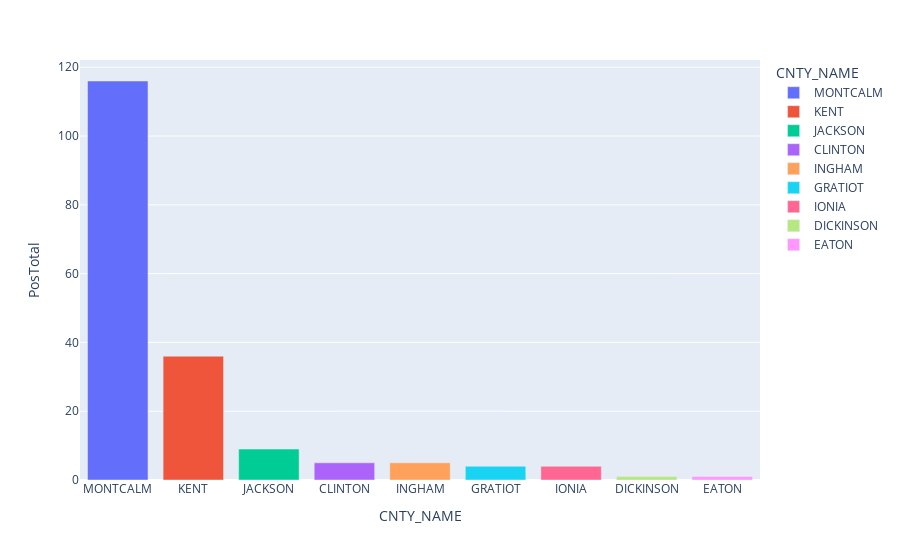

The cell this chart's notebook holds for it:
### Code cell
cwd2 = cwd2[:]
fig = px.bar(cwd2, x='CNTY_NAME', y='PosTotal', color='CNTY_NAME')
# fig.update(mode='markers+lines', hovertemplate=None)
fig.update_layout(hovermode='x')

fig.show()

### Figure 1 — Plotly figure (JSON) as saved in the notebook; plotly's stock layout.template omitted (floating-point values rounded to 4 significant figures)
{"data": [{"alignmentgroup": "True", "hovertemplate": "CNTY_NAME=%{x}<br>PosTotal=%{y}<extra></extra>", "legendgroup": "MONTCALM", "marker": {"color": "#636efa", "pattern": {"shape": ""}}, "name": "MONTCALM", "offsetgroup": "MONTCALM", "orientation": "v", "showlegend": true, "textposition": "auto", "type": "bar", "x": ["MONTCALM"], "xaxis": "x", "y": [116], "yaxis": "y"}, {"alignmentgroup": "True", "hovertemplate": "CNTY_NAME=%{x}<br>PosTotal=%{y}<extra></extra>", "legendgroup": "KENT", "marker": {"color": "#EF553B", "pattern": {"shape": ""}}, "name": "KENT", "offsetgroup": "KENT", "orientation": "v", "showlegend": true, "textposition": "auto", "type": "bar", "x": ["KENT"], "xaxis": "x", "y": [36], "yaxis": "y"}, {"alignmentgroup": "True", "hovertemplate": "CNTY_NAME=%{x}<br>PosTotal=%{y}<extra></extra>", "legendgroup": "JACKSON", "marker": {"color": "#00cc96", "pattern": {"shape": ""}}, "name": "JACKSON", "offsetgroup": "JACKSON", "orientation": "v", "showlegend": true, "textposition": "auto", "type": "bar", "x": ["JACKSON"], "xaxis": "x", "y": [9], "yaxis": "y"}, {"alignmentgroup": "True", "hovertemplate": "CNTY_NAME=%{x}<br>PosTotal=%{y}<extra></extra>", "legendgroup": "CLINTON", "marker": {"color": "#ab63fa", "pattern": {"shape": ""}}, "name": "CLINTON", "offsetgroup": "CLINTON", "orientation": "v", "showlegend": true, "textposition": "auto", "type": "bar", "x": ["CLINTON"], "xaxis": "x", "y": [5], "yaxis": "y"}, {"alignmentgroup": "True", "hovertemplate": "CNTY_NAME=%{x}<br>PosTotal=%{y}<extra></extra>", "legendgroup": "INGHAM", "marker": {"color": "#FFA15A", "pattern": {"shape": ""}}, "name": "INGHAM", "offsetgroup": "INGHAM", "orientation": "v", "showlegend": true, "textposition": "auto", "type": "bar", "x": ["INGHAM"], "xaxis": "x", "y": [5], "yaxis": "y"}, {"alignmentgroup": "True", "hovertemplate": "CNTY_NAME=%{x}<br>PosTotal=%{y}<extra></extra>", "legendgroup": "GRATIOT", "marker": {"color": "#19d3f3", "pattern": {"shape": ""}}, "name": "GRATIOT", "offsetgroup": "GRATIOT", "orientation": "v", "showlegend": true, "textposition": "auto", "type": "bar", "x": ["GRATIOT"], "xaxis": "x", "y": [4], "yaxis": "y"}, {"alignmentgroup": "True", "hovertemplate": "CNTY_NAME=%{x}<br>PosTotal=%{y}<extra></extra>", "legendgroup": "IONIA", "marker": {"color": "#FF6692", "pattern": {"shape": ""}}, "name": "IONIA", "offsetgroup": "IONIA", "orientation": "v", "showlegend": true, "textposition": "auto", "type": "bar", "x": ["IONIA"], "xaxis": "x", "y": [4], "yaxis": "y"}, {"alignmentgroup": "True", "hovertemplate": "CNTY_NAME=%{x}<br>PosTotal=%{y}<extra></extra>", "legendgroup": "DICKINSON", "marker": {"color": "#B6E880", "pattern": {"shape": ""}}, "name": "DICKINSON", "offsetgroup": "DICKINSON", "orientation": "v", "showlegend": true, "textposition": "auto", "type": "bar", "x": ["DICKINSON"], "xaxis": "x", "y": [1], "yaxis": "y"}, {"alignmentgroup": "True", "hovertemplate": "CNTY_NAME=%{x}<br>PosTotal=%{y}<extra></extra>", "legendgroup": "EATON", "marker": {"color": "#FF97FF", "pattern": {"shape": ""}}, "name": "EATON", "offsetgroup": "EATON", "orientation": "v", "showlegend": true, "textposition": "auto", "type": "bar", "x": ["EATON"], "xaxis": "x", "y": [1], "yaxis": "y"}], "layout": {"barmode": "relative", "hovermode": "x", "legend": {"title": {"text": "CNTY_NAME"}, "tracegroupgap": 0}, "margin": {"t": 60}, "xaxis": {"anchor": "y", "categoryarray": ["MONTCALM", "KENT", "JACKSON", "CLINTON", "INGHAM", "GRATIOT", "IONIA", "DICKINSON", "EATON"], "categoryorder": "array", "domain": [0, 1], "title": {"text": "CNTY_NAME"}}, "yaxis": {"anchor": "x", "domain": [0, 1], "title": {"text": "PosTotal"}}}}
